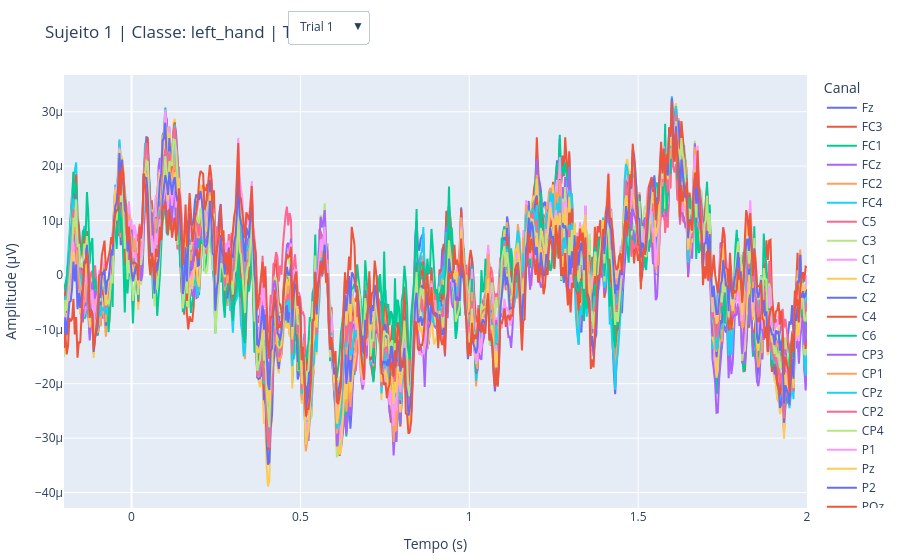

Source (notebook cell):
### Code cell
# SELECIONAR TRIAL

participant = 1
dataset = BNCI2014_001()
data = dataset.get_data(subjects=[participant])

session_key = list(data[participant].keys())[0]
run_key = list(data[participant][session_key].keys())[0]
raw = data[participant][session_key][run_key]

events, event_id = mne.events_from_annotations(raw)
epochs = mne.Epochs(raw, events, event_id=event_id,
                     tmin=0, tmax=4, baseline=None, preload=True)
epochs.pick('eeg')


classes = list(event_id.keys())
classe = classes[1] 

ep_classe = epochs[classe]
ch_names = epochs.ch_names
n_ch = len(ch_names)
times = ep_classe.times
n_trials = len(ep_classe)

print(f"Classe '{classe}' tem {n_trials} trials disponíveis (índices 0 a {n_trials-1})")


fig = go.Figure()
traces_por_trial = []

trials_data = ep_classe.get_data()  

for t_idx in range(n_trials):
    trial = trials_data[t_idx]
    inicio = len(fig.data)

    for ch_idx, ch_name in enumerate(ch_names):
        fig.add_trace(go.Scatter(
            x=times,
            y=trial[ch_idx],
            mode='lines',
            name=ch_name,
            legendgroup=f"trial_{t_idx}",
            visible=(t_idx == 0)  
        ))
    traces_por_trial.append((inicio, inicio + n_ch))


total_traces = len(fig.data)
buttons = []

for t_idx in range(n_trials):
    visible_mask = [False] * total_traces
    inicio, fim = traces_por_trial[t_idx]
    for i in range(inicio, fim):
        visible_mask[i] = True

    buttons.append(dict(
        label=f"Trial {t_idx + 1}",
        method="update",
        args=[
            {"visible": visible_mask},
            {"title": f"Sujeito {participant} | Classe: {classe} | Trial {t_idx + 1}/{n_trials}"}
        ]
    ))

fig.update_layout(
    updatemenus=[
        dict(
            buttons=buttons,
            direction="down",
            showactive=True,
            x=0.3,
            xanchor="left",
            y=1.15,
            yanchor="top"
        ),
    ],
    title=f"Sujeito {participant} | Classe: {classe} | Trial 1/{n_trials}",
    xaxis_title="Tempo (s)",
    yaxis_title="Amplitude (µV)",
    margin=dict(l=10, r=10, t=60, b=10),
    legend_title="Canal"
)

display(fig)
